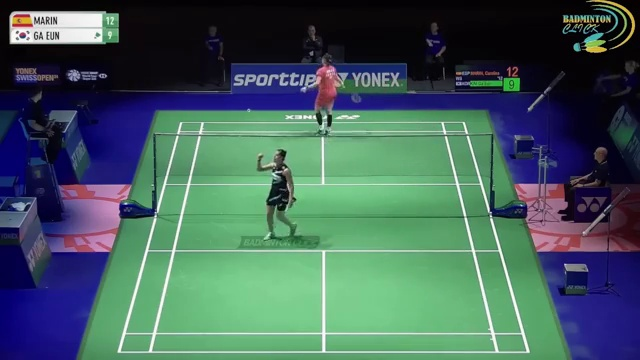
#> input picture data/frame-data/frame1_1.jpg, 640 x 360 px
$ jupyter execute main.ipynb
#> lines starting #> are read from the running program, lines starting #| are printed output that depends on the picture
### utils.py
import numpy as np
import cv2
import os

def _imread(filename, flags=cv2.IMREAD_COLOR, dtype=np.uint8):
#> called with flags = 1
    try:
        n = np.fromfile(filename, dtype)
        img = cv2.imdecode(n, flags)
#> img is the input picture: shape (360, 640, 3); mean B, G, R 92.3, 94.7, 67.1
        img = cv2.cvtColor(img, cv2.COLOR_BGR2RGB)
        return img
    except Exception as e:
        print(e)
        return None

# [14 lines left out: function _imwrite, not called in this run]
###########################################################################
import numpy as np
from sympy import Line
import sympy

# [68 lines left out: functions gaussian2D, draw_umich_gaussian, gaussian_radius, line_intersection, is_point_in_image, not called in this run]

### main.ipynb
[cell 1]
import os
import pandas as pd
from matplotlib import pyplot as plt
import cv2

import get_data
import utils

[cell 2]
YOUTUBE_DOWNLOAD_PATH = 'C:\\Users\\창현\\Desktop\\project\\3-27\\data\\youtube-video'
#YOUTUBE_DOWNLOAD_PATH = 'C:\\Users\\창현\\Desktop\\개인프로젝트\\3-24\\data\\youtube-video' <- desktop용 경로
youtube_urls = [
    'https://www.youtube.com/watch?v=LpHRRbqZk9E',
    'https://www.youtube.com/watch?v=lANGeIFmsVQ',
    'https://www.youtube.com/watch?v=mn7RMgVGF_Y',
    'https://www.youtube.com/watch?v=A4sGlJH5Hd4',
    'https://www.youtube.com/watch?v=BqNvllZRUPo',
    'https://www.youtube.com/watch?v=Zbzdip2XjtE',
    'https://www.youtube.com/watch?v=tbJ1mp9JqZ4',
    'https://www.youtube.com/watch?v=CUpVzDUcv8k',
    'https://www.youtube.com/watch?v=59BeEz4WSG8',
    'https://www.youtube.com/watch?v=biwNJXj2ggw',
    'https://www.youtube.com/watch?v=cPVNj6PJyCE',
    'https://www.youtube.com/watch?v=SHYv1BYXTTc',


]
#get_data.download_data(youtube_urls, YOUTUBE_DOWNLOAD_PATH)

[cell 3]
FRAME_SAVE_PATH = 'C:\\Users\\창현\\Desktop\\project\\3-27\\data\\frame-data'
#get_data.get_franme_from_youtube_video(YOUTUBE_DOWNLOAD_PATH, FRAME_SAVE_PATH, 3)#각 영상의 프레임을 3분마다 포인트 추출

[cell 4]
#프레임들의 크기 확인
img1 = utils._imread(os.path.join(FRAME_SAVE_PATH,'frame1_1.jpg'))
img2 = utils._imread(os.path.join(FRAME_SAVE_PATH,'frame2_1.jpg'))
#> call 2 of _imread, with flags = 1
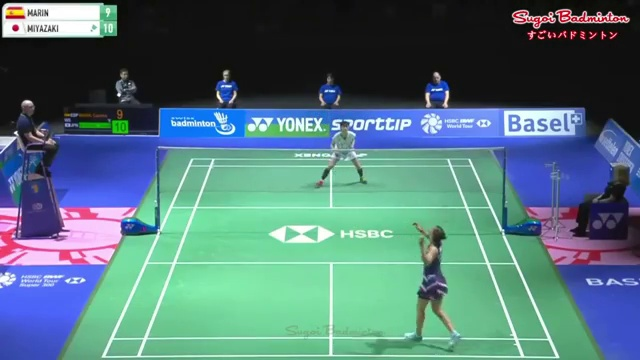
#> input picture data/frame-data/frame2_1.jpg, 640 x 360 px
#> in _imread, img is the input picture: shape (360, 640, 3); mean B, G, R 122.2, 117.4, 82.6
img3 = utils._imread(os.path.join(FRAME_SAVE_PATH,'frame3_1.jpg'))
#> call 3 of _imread, with flags = 1
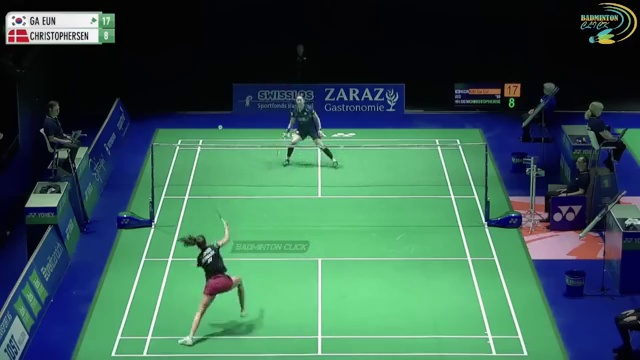
#> input picture data/frame-data/frame3_1.jpg, 640 x 360 px
#> in _imread, img is the input picture: shape (360, 640, 3); mean B, G, R 80.7, 92.3, 54.5
img4 = utils._imread(os.path.join(FRAME_SAVE_PATH,'frame4_1.jpg'))
#> call 4 of _imread, with flags = 1
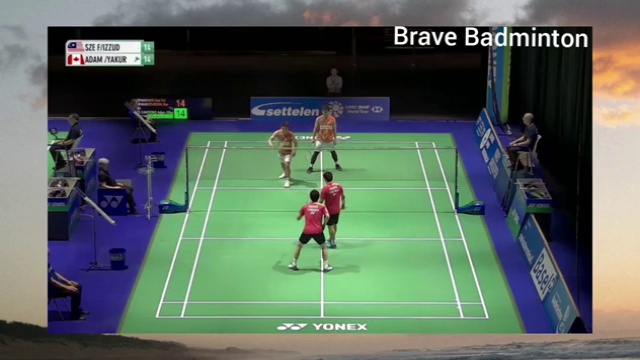
#> input picture data/frame-data/frame4_1.jpg, 640 x 360 px
#> in _imread, img is the input picture: shape (360, 640, 3); mean B, G, R 94.6, 103.9, 90.2

print(img1.shape)
#| (360, 640, 3)
print(img2.shape)
#| (360, 640, 3)
print(img3.shape)
#| (360, 640, 3)
print(img4.shape)
#| (360, 640, 3)
